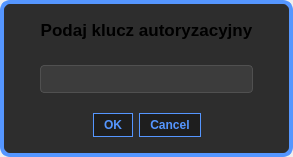
<?xml version="1.0" encoding="UTF-8"?>
<ui version="4.0">
 <class>GetPasswordDialog</class>
 <widget class="QDialog" name="GetPasswordDialog">
  <property name="geometry">
   <rect>
    <x>0</x>
    <y>0</y>
    <width>281</width>
    <height>157</height>
   </rect>
  </property>
  <property name="windowTitle">
   <string>Dialog</string>
  </property>
  <property name="styleSheet">
   <string notr="true">
#widget_2 {
	background-color: rgb(45, 45, 45);
	border: 4px solid rgb(85, 150, 255);
	border-radius: 10px;
}

QPushButton {
	background-color: rgb(30, 30, 30);
	border: 1px solid rgb(85, 150, 255);
	color: rgb(85, 150, 255);
	padding: 4px 10px;
	font: 75 10pt &quot;Segoe UI&quot;;
	font-weight: 500;
}
QPushButton::hover {
	background-color: rgb(85, 150, 255);
	border: 1px solid rgb(30, 30, 30);
	font: 75 10pt &quot;Segoe UI&quot;;
	color: rgb(30, 30, 30);
	border-radius:5px;
	font-weight: 500;
}

QPushButton::disabled {
	color:rgb(30, 47, 103);
	background-color:rgb(85, 106, 132);
	border: 1px solid rgb(7, 23, 59);
	border-radius: 10px;
	font-size: 14px;
}

QLineEdit::disabled {
	background-color: rgb(181, 181, 181);
}
QLineEdit::enabled {
	font-size: 11px;
	padding: 5px 10px;
	border: 1px solid rgb(80, 80, 80);
	border-radius: 4px;
	background-color:  rgb(60,60,60);
	color: rgb(200, 200, 200);
}

QLineEdit::hover {
	border: 1px solid rgb(120, 120, 120);
	border-radius: 4px;
	background-color:  rgb(80,80,80);
}

QLineEdit::focus {
	border: 1px solid rgb(100, 100, 100);
	border-radius: 4px;
	background-color:  rgb(70,70,70);
}
</string>
  </property>
  <layout class="QVBoxLayout" name="verticalLayout">
   <property name="spacing">
    <number>0</number>
   </property>
   <property name="leftMargin">
    <number>0</number>
   </property>
   <property name="topMargin">
    <number>0</number>
   </property>
   <property name="rightMargin">
    <number>0</number>
   </property>
   <property name="bottomMargin">
    <number>0</number>
   </property>
   <item>
    <widget class="QWidget" name="widget" native="true">
     <layout class="QVBoxLayout" name="verticalLayout_2">
      <property name="spacing">
       <number>6</number>
      </property>
      <property name="leftMargin">
       <number>0</number>
      </property>
      <property name="topMargin">
       <number>0</number>
      </property>
      <property name="rightMargin">
       <number>0</number>
      </property>
      <property name="bottomMargin">
       <number>0</number>
      </property>
      <item>
       <widget class="QWidget" name="widget_2" native="true">
        <layout class="QVBoxLayout" name="verticalLayout_3">
         <property name="spacing">
          <number>20</number>
         </property>
         <property name="leftMargin">
          <number>40</number>
         </property>
         <property name="topMargin">
          <number>20</number>
         </property>
         <property name="rightMargin">
          <number>40</number>
         </property>
         <property name="bottomMargin">
          <number>20</number>
         </property>
         <item alignment="Qt::AlignHCenter|Qt::AlignTop">
          <widget class="QLabel" name="label">
           <property name="styleSheet">
            <string notr="true">font-size: 17px;
font-weight:500;</string>
           </property>
           <property name="text">
            <string>Podaj klucz autoryzacyjny</string>
           </property>
           <property name="alignment">
            <set>Qt::AlignCenter</set>
           </property>
          </widget>
         </item>
         <item>
          <widget class="QLineEdit" name="lineEdit"/>
         </item>
         <item alignment="Qt::AlignBottom">
          <widget class="QDialogButtonBox" name="buttonBox">
           <property name="sizePolicy">
            <sizepolicy hsizetype="Minimum" vsizetype="Fixed">
             <horstretch>0</horstretch>
             <verstretch>0</verstretch>
            </sizepolicy>
           </property>
           <property name="orientation">
            <enum>Qt::Horizontal</enum>
           </property>
           <property name="standardButtons">
            <set>QDialogButtonBox::Cancel|QDialogButtonBox::Ok</set>
           </property>
           <property name="centerButtons">
            <bool>true</bool>
           </property>
          </widget>
         </item>
        </layout>
       </widget>
      </item>
     </layout>
    </widget>
   </item>
  </layout>
 </widget>
 <resources/>
 <connections>
  <connection>
   <sender>buttonBox</sender>
   <signal>accepted()</signal>
   <receiver>GetPasswordDialog</receiver>
   <slot>accept()</slot>
   <hints>
    <hint type="sourcelabel">
     <x>248</x>
     <y>254</y>
    </hint>
    <hint type="destinationlabel">
     <x>157</x>
     <y>274</y>
    </hint>
   </hints>
  </connection>
  <connection>
   <sender>buttonBox</sender>
   <signal>rejected()</signal>
   <receiver>GetPasswordDialog</receiver>
   <slot>reject()</slot>
   <hints>
    <hint type="sourcelabel">
     <x>316</x>
     <y>260</y>
    </hint>
    <hint type="destinationlabel">
     <x>286</x>
     <y>274</y>
    </hint>
   </hints>
  </connection>
 </connections>
</ui>
